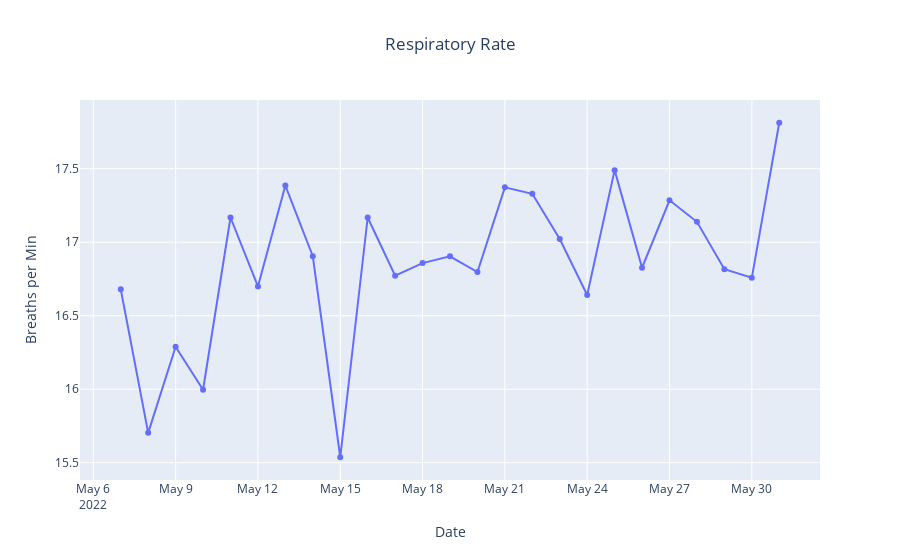

Here is the notebook cell this chart was saved with:
### Markdown cell above
### Respiratory Rate
- mimics app view
> resp_rate() in VisableWhoop

### Code cell
fig = go.Figure()

fig.add_trace(go.Scatter(
x=df.cycle_start,
y=df["respiratory_rate"],
mode="markers+lines",
text = df['respiratory_rate'].round(2),
hoverinfo = 'text'))


fig.update_layout(title_text='Respiratory Rate', title_x=0.5)
fig.update_xaxes(title='Date')
fig.update_yaxes(title='Breaths per Min')

### Figure 1 — Plotly figure (JSON) as saved in the notebook; plotly's stock layout.template omitted (floating-point values rounded to 4 significant figures)
{"data": [{"hoverinfo": "text", "mode": "markers+lines", "text": [16.68, 15.7, 16.29, 16, 17.17, 16.7, 17.39, 16.9, 15.54, 17.17, 16.77, 16.86, 16.9, 16.8, 17.37, 17.33, 17.02, 16.64, 17.49, 16.83, 17.29, 17.14, 16.82, 16.76, 17.81], "type": "scatter", "x": ["2022-05-07T00:00:00", "2022-05-08T00:00:00", "2022-05-09T00:00:00", "2022-05-10T00:00:00", "2022-05-11T00:00:00", "2022-05-12T00:00:00", "2022-05-13T00:00:00", "2022-05-14T00:00:00", "2022-05-15T00:00:00", "2022-05-16T00:00:00", "2022-05-17T00:00:00", "2022-05-18T00:00:00", "2022-05-19T00:00:00", "2022-05-20T00:00:00", "2022-05-21T00:00:00", "2022-05-22T00:00:00", "2022-05-23T00:00:00", "2022-05-24T00:00:00", "2022-05-25T00:00:00", "2022-05-26T00:00:00", "2022-05-27T00:00:00", "2022-05-28T00:00:00", "2022-05-29T00:00:00", "2022-05-30T00:00:00", "2022-05-31T00:00:00"], "y": [16.68, 15.7, 16.29, 16.0, 17.17, 16.7, 17.39, 16.9, 15.54, 17.17, 16.77, 16.86, 16.9, 16.8, 17.37, 17.33, 17.02, 16.64, 17.49, 16.83, 17.29, 17.14, 16.82, 16.76, 17.81]}], "layout": {"title": {"text": "Respiratory Rate", "x": 0.5}, "xaxis": {"title": {"text": "Date"}}, "yaxis": {"title": {"text": "Breaths per Min"}}}}
